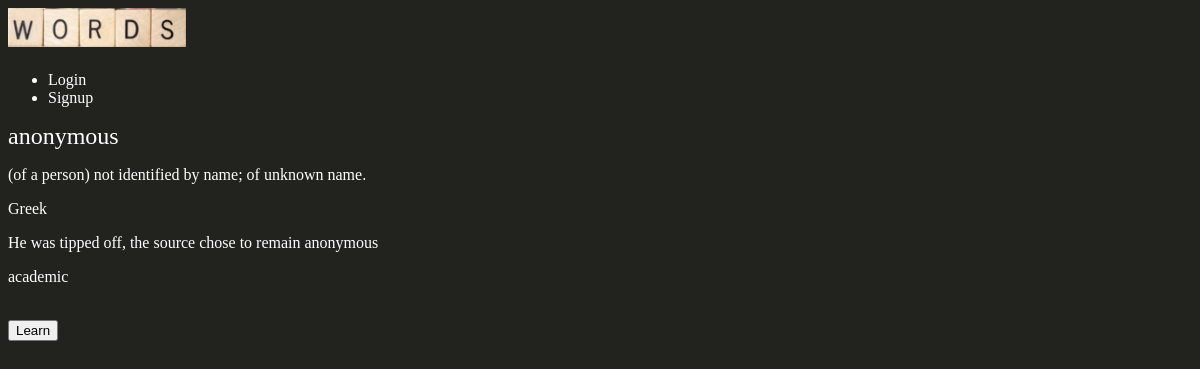
Screenshot of /words/anonymous/ with the database file from the repository.
### words/models.py (models this page shows, shortened)
class Word(models.Model):
    WORD_TYPE = (
        ('academic', ('academic')),
        ('common', ('common')),
        ('slang', ('slang')),
    )
    word = models.CharField(max_length=30)
    definition = models.TextField()
    origins = models.CharField(max_length=30)
    context = models.TextField()
    word_type = models.CharField(max_length=10, choices=WORD_TYPE, default='common')
    slug = models.SlugField()
    thumb = models.ImageField(default='default.png', blank=True)

### words/views.py (the view)
# urls.py: url(r'^(?P<slug>[\w-]+)/$', views.word_detail, name="detail"),
def word_detail(request, slug):
    word = Word.objects.get(slug=slug)
    return render(request, "words/word_detail.html", {'word' : word})

### words/templates/words/word_detail.html (shortened to what this page needs)
{% extends 'base_layout.html' %}
{% block content %}
    <div class="word_detail">
        <div class="word">
            <h2>{{ word.word }}</h2>
            <p>{{ word.definition }}</p>
            <p>{{ word.origins }}</p>
            <p>{{ word.context }}</p>
            <p>{{ word.word_type }}</p>
        </div>
    </div>
    <form class="site-form" action="{% url 'words:learn' %}" method="post">
        <input type="submit" value="Learn">
    </form>
{% endblock %}

### assets/styling.css (style rules this page uses)
body { background-color: #22231e; background-image: url(stayPositive.png); background-position:right bottom; background-repeat: no-repeat; background-attachment: fixed; color: #fff; }
h1, h2, h3, h4, h5 { font-weight: normal; margin: 0; }

### rows the page displays
Word: word "anonymous", definition "(of a person) not identified by name; of unknown name.", origins "Greek", context "He was tipped off, the source chose to remain anonymous", word_type "academic"
